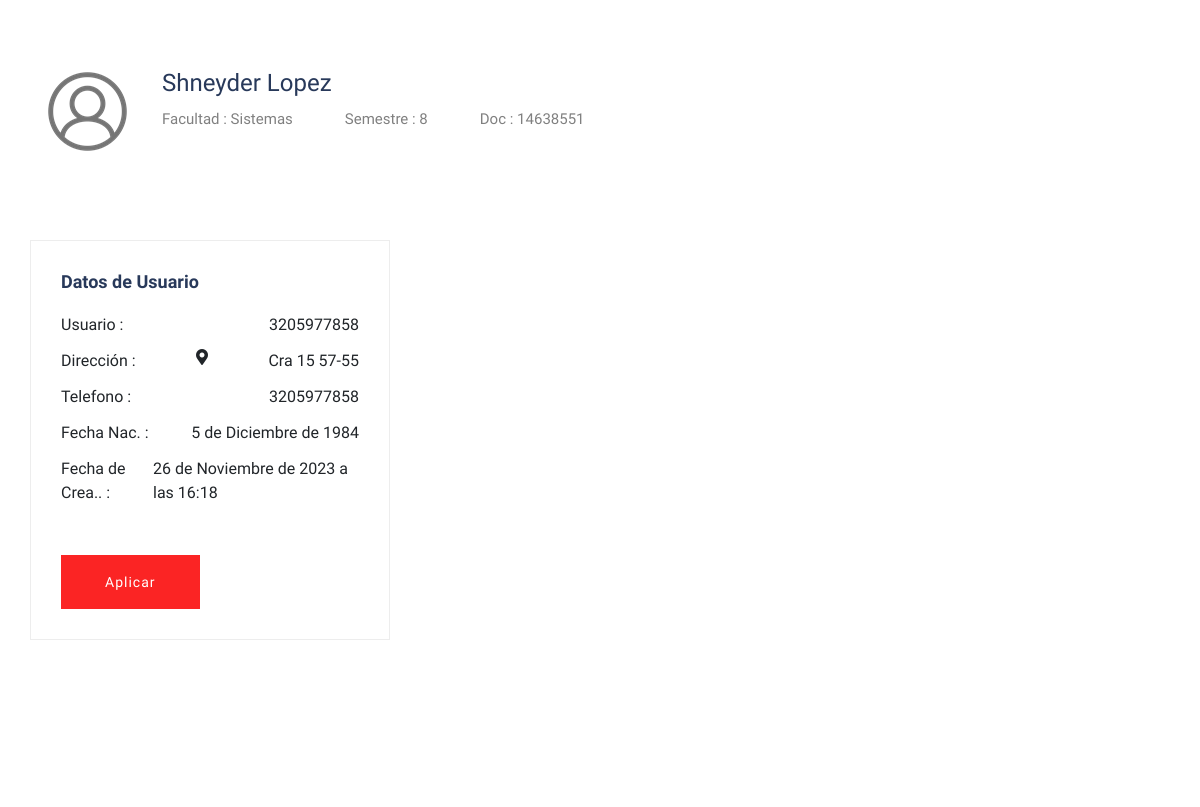
/detail_alumno.html/14638551 (middle part), run on an earlier commit of the app's database.
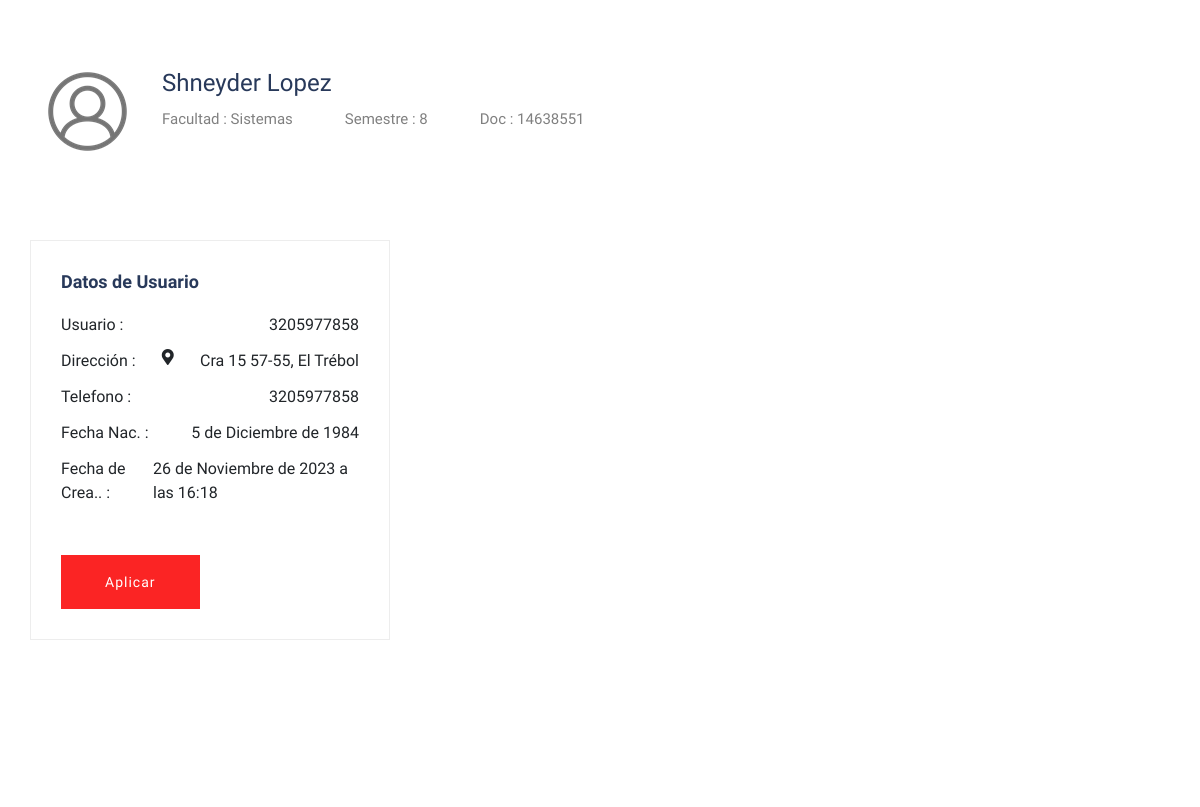
And on a later commit of the database.
### MainApp/models.py (models this page shows)
class Usuarios(models.Model):
    tipoDoc = models.ForeignKey(TipoDoc, on_delete=models.CASCADE, verbose_name='Tipo de Documento', blank=True, null=True)
    usuario = models.OneToOneField(User, verbose_name='Usuario', blank=True, null=True, on_delete=models.CASCADE)
    idUsr = models.CharField(max_length=12, unique=True, verbose_name='Cédula')
    dirUsr = models.CharField(max_length=200,verbose_name='Dirección')
    fnacUsr = models.DateField(null=True,blank=True,verbose_name='Fecha de Cumpleaños')
    telUsr = models.CharField(max_length=10,null=True,blank=True,verbose_name='Num. Celular')
    picUsr = models.ImageField(default='null', verbose_name='Imagen', upload_to='usuario', blank=True, null=True)
    pubUsr = models.BooleanField(default=False, verbose_name='Publicado?')
    creaUsr = models.DateTimeField(auto_now_add=True, verbose_name='Creado')
    actuUsr = models.DateTimeField(auto_now=True, verbose_name='Actualizado')
    class Meta:
        verbose_name = 'Usuario'
        verbose_name_plural = 'Usuarios'
    def __str__(self):
        return str(self.idUsr)

### DtaAlumnos/views.py (the view)
# urls.py: path('detail_alumno.html/<int:idAlu>',views.detail_alumno, name='detail_alumno'),
def detail_alumno(request, idAlu):
    alumnos = Alumnos.objects.get(idAlu=idAlu)
    usuarios = Usuarios.objects.get(idUsr=idAlu)
    print(alumnos)
    print(usuarios)
    return render(request, 'alumnos/detail_alumno.html',{'title': 'Alumno', 'alumnos': alumnos, 'usuarios': usuarios
    })

### DtaAlumnos/models.py (called while the page is built)
    def __str__(self):
        return str(self.idAlu)

### DtaAlumnos/templates/alumnos/detail_alumno.html (shortened to what this page needs)
{% extends 'layouts/layout.html' %}
{% block content %}
{% load static %}
        <div class="job-post-company pt-120 pb-120">
            <div class="container">
                <div class="row justify-content-between">
                    <div class="col-xl-7 col-lg-8">
                        <div class="single-job-items mb-50">
                            <div class="job-items">
                                <div class="company-img company-img-details">
                                     <a href="#"><img src="{% static 'assets/img/icon/iconuser.png' %}" alt=""></a>
                                </div>
                                <div class="job-tittle">
                                    <a href="#">
                                        <h4>{{ alumnos.nomAlu }} {{ alumnos.apeAlu }}</h4>
                                    </a>
                                    <ul>
                                        <li>Facultad : {{ alumnos.carAlu }}</li>
                                        <li>Semestre : {{ alumnos.semAlu }}</li>
                                        <li>Doc : {{ alumnos.idAlu }}</li>
                                    </ul>
                                </div>
                            </div>
                        </div>
                        </div>
                    </div>
                    <div class="col-xl-4 col-lg-4">
                        <div class="post-details3  mb-50">
                           <div class="small-section-tittle">
                               <h4>Datos de Usuario</h4>
                           </div>
                          <ul>
                              <li>Usuario : <span>{{ usuarios.telUsr }}</span></li>
                              <li>Dirección : <i class="fas fa-map-marker-alt"></i><span>{{ usuarios.dirUsr }}</span></li>
                              <li>Telefono : <span>{{ usuarios.telUsr }}</span></li>
                              <li>Fecha Nac. : <span>{{ usuarios.fnacUsr }}</span></li>
                              <li>Fecha de Crea.. : <span>{{ usuarios.creaUsr }}</span></li>
                          </ul>
                         <div class="apply-btn2">
                            <a href="#" class="btn">Aplicar</a>
                         </div>
                       </div>
                    </div>
                </div>
            </div>
        </div>
{% endblock %}

What changed in the data, as far as the page shows it:
changed Usuarios: dirUsr "Cra 15 57-55" → "Cra 15 57-55, El Trébol"
